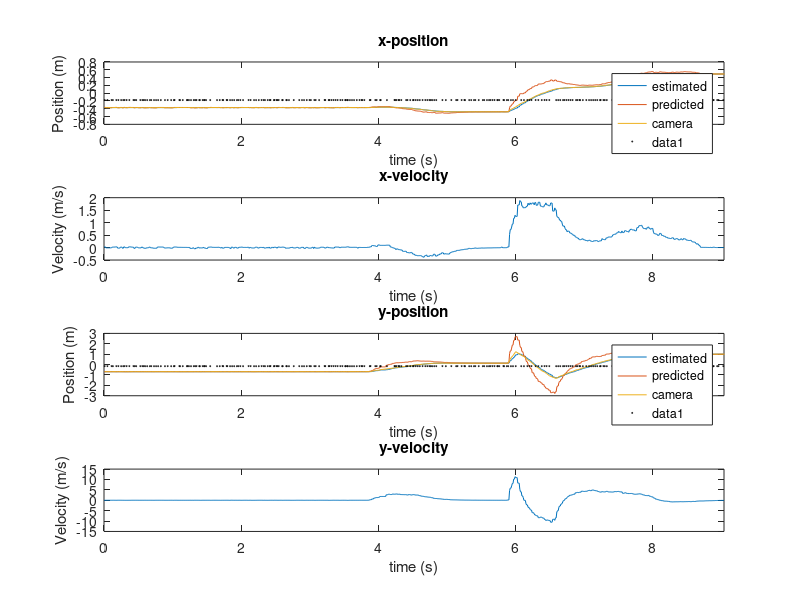

Write the MATLAB code that produced this figure.
% clear; close all; clc;
load('data/ball07.mat');

% Tcamera=1/30;
% Tcontrol1/100;
% tau=0.2;
% alpha=0.5;
% update_type = 'UPDATE_DELAY';
% save('ball_msg_data12.mat');

% How many samples are there?
N = length(ball.Xhat);
% M = length(vision_ball);

% Create a time vector
t = (0:N-1)*Tcontrol;
% t_camera = (0:M-1)*Tcamera;

fprintf('Processing %f seconds of ball data.\r\n\r\n', N*Tcontrol);

% Initialize and unpackage
% x = [vision_ball(:).X];
% y = [vision_ball(:).Y];
x = nonzeros([ball(:).VisionX]);
y = nonzeros([ball(:).VisionY]);
x_t = find([ball(:).VisionX]~=0)*Tcontrol;
y_t = find([ball(:).VisionY]~=0)*Tcontrol;

xhat = [ball(:).Xhat];
yhat = [ball(:).Yhat];
vx = [ball(:).Vx];
vy = [ball(:).Vy];
xhat_future = [ball(:).XhatFuture];
yhat_future = [ball(:).YhatFuture];
corrections = nonzeros([ball(:).Correction]);
corrections_t = find([ball(:).Correction]==1)*Tcontrol;

% Create a shifted corrections to be at mean of x and y
% The '-1' is because they are initially Booleans
corrections_x = (corrections-1) + mean(xhat);
corrections_y = (corrections-1) + mean(yhat);

figure(1); clf;
ax1 = subplot(411);
plot(t,xhat,t,xhat_future,x_t,x);
legend('estimated','predicted','camera');
xlim([0 t(end)]);
title('x-position');
xlabel('time (s)');
ylabel('Position (m)');
hold on;
s = scatter(corrections_t,corrections_x, 'k');
set(s,'sizedata', .6);

ax2 = subplot(412);
plot(t,vx);
xlim([0 t(end)]);
title('x-velocity');
xlabel('time (s)');
ylabel('Velocity (m/s)');

ax3 = subplot(413);
plot(t,yhat,t,yhat_future,y_t,y);
legend('estimated','predicted','camera');
xlim([0 t(end)]);
title('y-position');
xlabel('time (s)');
ylabel('Position (m)');
hold on;
s = scatter(corrections_t,corrections_y, 'k');
set(s,'sizedata', .6);

ax4 = subplot(414);
plot(t,vy);
xlim([0 t(end)]);
title('y-velocity');
xlabel('time (s)');
ylabel('Velocity (m/s)');

linkaxes([ax1, ax2, ax3, ax4], 'x');

% Plot the initial position

% Convert from ball to struct
% load('data/ball_msg_data10.mat');
% ball = unpack_ros_msg(ball);
% save('data/ball_msg_data10.mat');